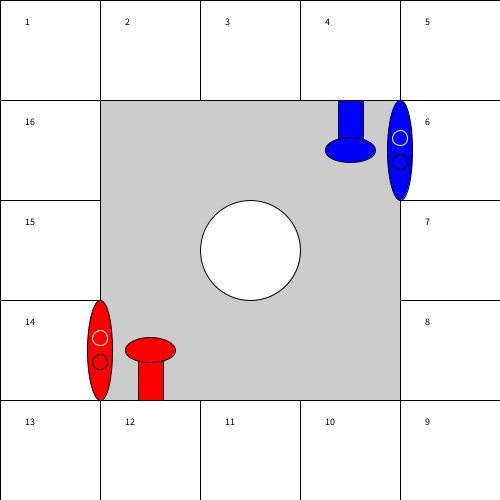
Frame 1 (no input)
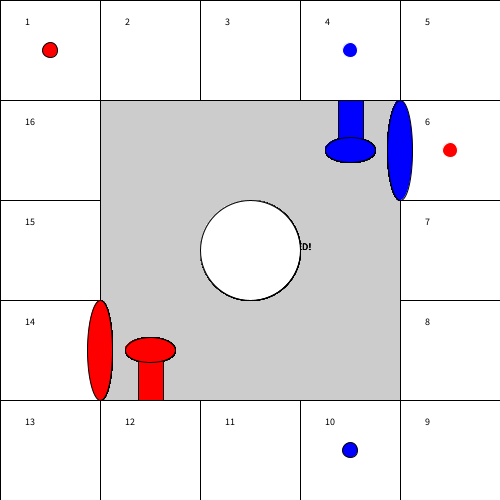
Frame 60 (the mouse pressed at the canvas centre just before this capture)
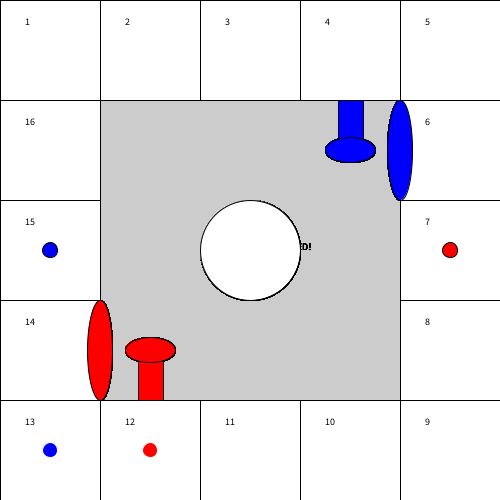
Frame 120 (the mouse held since frame 60 and released just before this capture)

The Processing sketch that drew these frames (run headless with seeded random() and noise(); from frame 60 on, the mouse is pressed at the canvas centre):

// Processing sketch: Sorry2PlayerSquare
// ── Sorry2PlayerSquare.pde
int squareSize = 100;
int halfSize = squareSize / 2;
int quarterSize = halfSize / 2;

int pieceSize = 15;

int topLeftCorner = 1;
int topRightCorner = 5;
int bottomRightCorner = 9;
int bottomLeftCorner = 13;

int maxNumSpots = 16;

int redStart = 14;
int redHome = 12;
int blueStart = 6;
int blueHome = 4;

int a1 = 14;
int a2 = 14;
int b1 = 6;
int b2 = 6;

int pieceOffset = quarterSize / 2;

int full = 255;

//color hotPink = color(255, 10, 15);
//fill(hotPink);

int turnCounter = 0;
void setup() {
  size(500, 500);
  frameRate(5);
}

void draw() {
  fill(full);
  ellipse(width / 2, height / 2, squareSize, squareSize);
  drawBoard();
  drawPieces();
  fill(0);

  int move = roll();
  if (turnCounter % 4 == 0) {
    if (a1 == redHome) {
      if (move == 1) {
        a1 +=1;
      }
    } else {
      a1 += move;
    }
    a1 = a1 % maxNumSpots;

    if (a1 == b2) {
      text("B2 CAPTURED!", width / 2, height / 2);
      b2 = blueStart;
    } else if (a1 == b1) {
      text("B1 CAPTURED!", width / 2, height / 2);
      b1 = blueStart;
    }
  } else if (turnCounter % 4 == 2) {
    if (a2 == redHome) {
      if (move == 1) {
        a2 +=1;
      }
    } else {
      a2 += move;
    }
    
    a2 = a2 % maxNumSpots;

    if (a2 == b2) {
      text("B2 CAPTURED!", width / 2, height / 2);
      b2 = blueStart;
    } else if (a2 == b1) {
      text("B1 CAPTURED!", width / 2, height / 2);
      b1 = blueStart;
    }
  } else if (turnCounter% 4 ==1) {
    if (b1 == blueHome) {
      if (move == 1) {
        b1 +=1;
      }
    } else {
      b1 += move;
    }
    b1 = b1 % maxNumSpots;
    if (b1 == a1) {
      text("A1 CAPTURED!", width / 2, height / 2);
      a1 = redStart;
    } else if (a2 == b1) {
      text("A2 CAPTURED!", width / 2, height / 2);
      a2 = redStart;
    }
  } else if (turnCounter%4 == 3) {
    if (b2 == blueHome) {
      if (move == 1) {
        b2 +=1;
      }
    } else {
      b2 += move;
    }
    b2 = b2 % maxNumSpots;

    if (a2 == b2) {
      text("A2 CAPTURED!", width / 2, height / 2);
      a2 = redStart;
    } else if (a1 == b2) {
      text("A1 CAPTURED!", width / 2, height / 2);
      a1 = blueStart;
    }
  }
}


void drawPieces() {

  if (a1 == redStart) {
    drawAtHome(a1, true, full, 0, 0, full);
  } else {
    drawSinglePiece(a1, full, 0, 0, full);
  }

  if (a2 == redStart) {
    drawAtHome(a2, false, full, 0, 0, 0);
  } else {
    drawSinglePiece(a2, full, 0, 0, 0);
  }

  if (b1 == blueStart) {
    drawAtHome(b1, true, 0, 0, full, full);
  } else {
    drawSinglePiece(b1, 0, 0, full, full);
  }

  if (b2 == blueStart) {
    drawAtHome(b2, false, 0, 0, full, 0);
  } else {
    drawSinglePiece(b2, 0, 0, full, 0);
  }

  stroke(0);

  turnCounter++;
}

int roll() {
  int result = (int) random(1, 6);
  if (result == 2) {
    result = -2;
  }
  return result;
}

void drawAtHome(int number, boolean isTop, int r, int g, int b, int strokeColor) {
  int x = getX(number);
  int y =getY(number);
  fill(r, g, b);
  stroke(strokeColor);
  if (isTop) {
    y -= pieceOffset;
  } else {
    y += pieceOffset;
  }
  if (r == full) {

    x += halfSize;
  } else {
    x -= halfSize ;
  }
  circle(x, y, pieceSize);
}

void drawSinglePiece(int number, int r, int g, int b, int strokeColor) {
  fill(r, g, b);
  stroke(strokeColor);
  int x = getX(number);
  int y =getY(number);
  circle(x, y, pieceSize);
}

void drawBoard() {

  //squares
  int numSquares =  width / squareSize;
  for (int i = 0; i < numSquares; i++) {
    for (int k = 0; k < numSquares; k++) {
      if (i == 0 || k == 0 || i == numSquares - 1 || k == numSquares - 1) {
        fill(full);
        rect(i*squareSize, k*squareSize, squareSize, squareSize);
      }
    }
  }

  //number labels
  for (int i = 1; i <= maxNumSpots; i++) {
    int x = getX(i);
    int y = getY(i);
    fill(0);
    textSize(10);
    text(i + "", x - quarterSize, y - quarterSize);
  }

  //home and starts
  //redStart
  int x = getX(redStart) + halfSize;
  int y = getY(redStart);
  fill(full, 0, 0);
  ellipse(x, y, quarterSize, squareSize);

  //redHome
  x = getX(redHome);
  y = getY(redHome) - squareSize;
  fill(full, 0, 0);

  rect(x - quarterSize / 2, y, quarterSize, halfSize);
  ellipse(x, y, halfSize, quarterSize);

  //blueStart
  x = getX(blueStart) - halfSize;
  y = getY(blueStart);
  fill(0, 0, full);
  ellipse(x, y, quarterSize, squareSize);
  //blueHome
  x = getX(blueHome);
  y = getY(blueHome) + squareSize;
  rect(x - quarterSize / 2, y - halfSize, quarterSize, halfSize);
  ellipse(x, y, halfSize, quarterSize );


  strokeWeight(1);
}

int getX(int spotNumber) {
  int result = squareSize / 2;
  if (spotNumber ==1 || spotNumber >= bottomLeftCorner) {
    return result;
  }
  if (spotNumber == 2 || spotNumber == bottomLeftCorner - 1) {
    result += squareSize;
  } else if (spotNumber == topLeftCorner + 2 || spotNumber == bottomLeftCorner - 2) {
    result += squareSize * 2;
  } else if (spotNumber == topRightCorner - 1 || spotNumber == bottomRightCorner + 1) {
    result += squareSize;
    result += squareSize;
    result += squareSize;
  } else {
    result = width - result;
  }
  return result;
}

int getY(int spotNumber) {
  int result = squareSize / 2;
  if (spotNumber <= topRightCorner) {
    return result;
  } else if (spotNumber == maxNumSpots || spotNumber == topRightCorner + 1) {
    result += squareSize;
  } else if (spotNumber == maxNumSpots - 1 || spotNumber == topRightCorner + 2) {
    result += squareSize * 2;
  } else if (spotNumber == bottomLeftCorner + 1 || spotNumber == bottomRightCorner - 1) {
    result += squareSize;
    result += squareSize;
    result += squareSize;
  } else {
    result = height - result;
  }
  return result;
}
